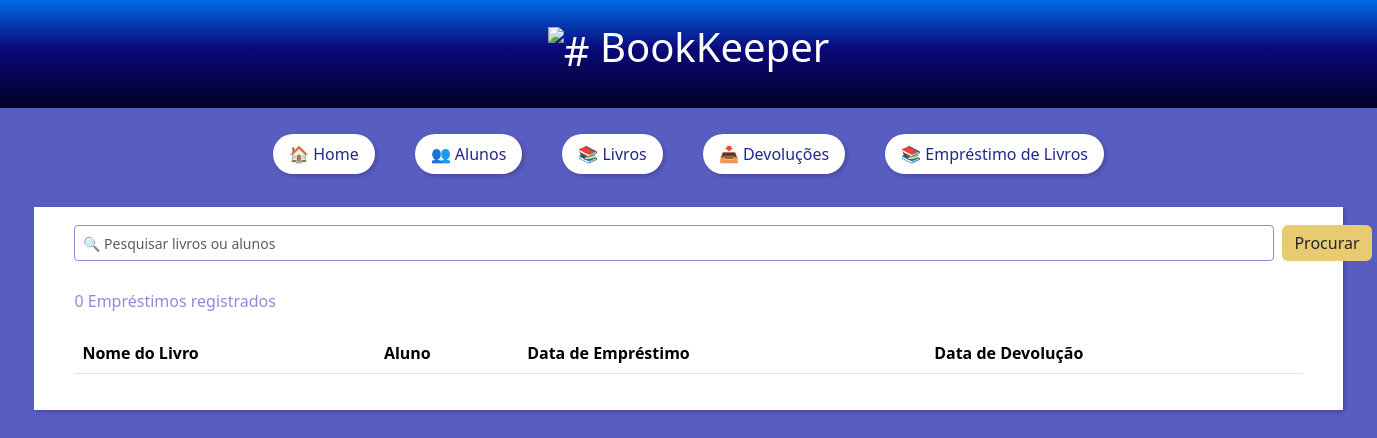
/returns/, run on an earlier commit of the app's database.
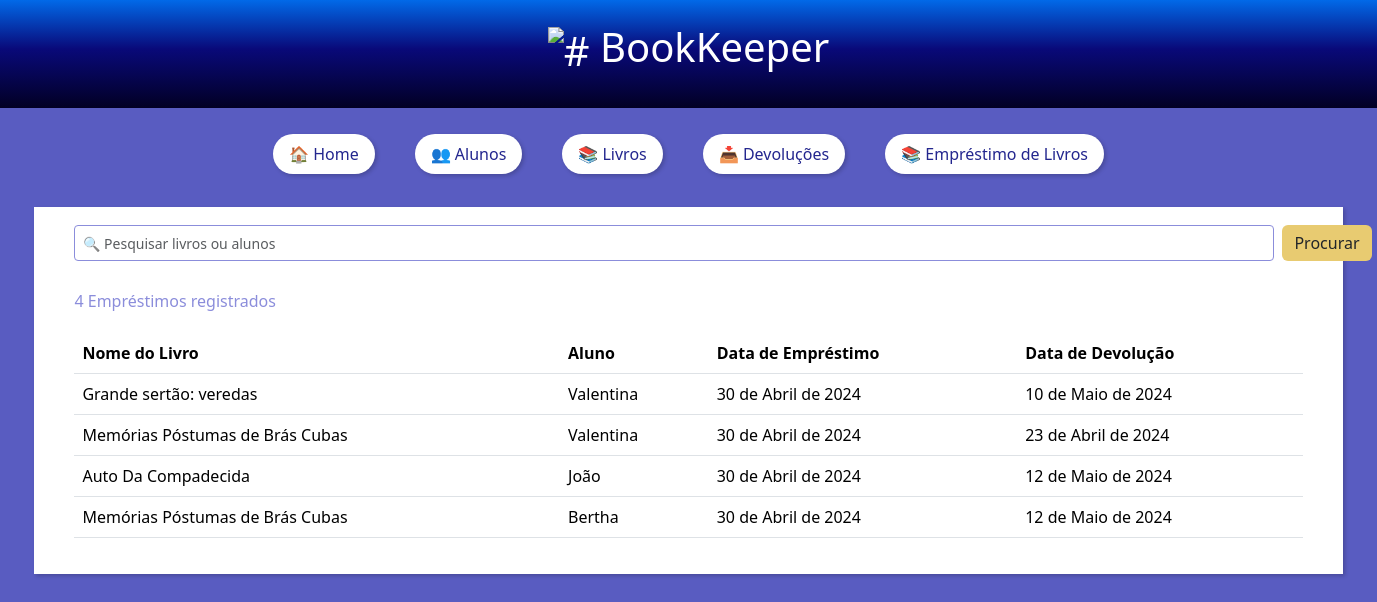
And on a later commit of the database.
### biblioteca_app/models.py (models this page shows, shortened)
class Loan(models.Model):
    book = models.ForeignKey('Book', on_delete=models.CASCADE)
    reader = models.ForeignKey('Reader', on_delete=models.CASCADE)
    date_borrowed = models.DateField(auto_now_add=True)
    date_returned = models.DateField(null=True, blank=True)

class Book(models.Model):
    book_name = models.CharField(max_length=200, verbose_name="Nome do Livro")
    author = models.CharField(max_length=200, verbose_name="Autor")
    isbn = models.CharField(max_length=20, verbose_name="ISBN")
    borrowed = models.BooleanField(default=False, verbose_name="Emprestado")
    class Meta:
        verbose_name = "Livro"
        verbose_name_plural = "Livros"

class Reader(models.Model):
    reference_id = models.CharField(max_length=200, verbose_name="RA Aluno")
    reader_name = models.CharField(max_length=200, verbose_name="Nome do Aluno")
    reader_contact = models.CharField(max_length=200, verbose_name="Contato do Aluno")
    grade_year = models.CharField(max_length=200, verbose_name="Ano de Ensino")
    active = models.BooleanField(default=True)
    class Meta:
        verbose_name = "Leitor"
        verbose_name_plural = "Leitores"

### biblioteca_app/views.py (the view)
# urls.py: path('returns/', view_loans, name='returns'),
def view_loans(request):
    print("Acessando a view view_loans")
    loans = Loan.objects.all()
    print("Empréstimos recuperados:", loans)
    return render(request, 'returns.html', {'loans': loans})

### biblioteca_app/templates/returns.html (shortened to what this page needs)
<!DOCTYPE html>
{% extends "index.html" %}
{% load static %}
{% block main_content %}
<div id="search_css">
    <nav class="navbar bg-body-light">
        <form id="search-form" class="d-flex" role="search">
            <input id="search-input" class="form-control form-control-sm me-2 col-md-10" style="width: 1200px; border-style: solid; border-color: #8B8DDB;" type="search" placeholder="🔍 Pesquisar livros ou alunos" aria-label="Search">
            <button id="btnsearch_css" class="btn" type="submit">Procurar</button>
        </form>
    </nav>
    <div class="col-md-12">
        <div  style="margin-top: 20px;">
            <p style="color: #8B8DDB">{{ loans|length }} Empréstimos registrados</p>
        </div>
        <div  style="margin-top: 20px;">
            <table class="table table-hover" id="loanTable">
                <thead>
                    <tr>
                        <th>Nome do Livro</th>
                        <th>Aluno</th>
                        <th>Data de Empréstimo</th>
                        <th>Data de Devolução</th>
                    </tr>
                </thead>
                <tbody>
                    {% for loan in loans %}
                    <tr>
                        <td>{{ loan.book.book_name }}</td>
                        <td>{{ loan.reader.reader_name }}</td>
                        <td>{{ loan.date_borrowed }}</td>
                        <td>{{ loan.date_returned }}</td>
                    </tr>
                    {% endfor %}
                </tbody>
            </table>
        </div>
    </div>
</div>
{% endblock %}

### biblioteca_app/templates/index.html (shortened to what this page needs)
<!doctype html>
<html lang="pt-br">
{% load static %}
<head>
    <link href="https://cdn.jsdelivr.net/npm/bootstrap@5.3.3/dist/css/bootstrap.min.css" rel="stylesheet">
</head>
<body>
<nav class="navbar navbar-expand-lg navbar-dark" style="background: rgb(2,0,36); background: linear-gradient(360deg, rgba(2,0,36,1) 0%, rgb(9, 9, 121) 50%, rgba(0,125,255,1) 100%);">
    <div class="container-fluid justify-content-center align-items-center">
        <a class="navbar-brand lb-1 h3" href="#">
            <img src="https://i.imgur.com/jzDTvb7.png" alt="#" height='60px'>
            BookKeeper
        </a>
    </div>
</nav>
<div class="container-fluid d-flex justify-content-center align-items-center">
    <ul class="nav">
        <li class="nav-item">
            <a class="nav-link {% if current_tab == 'home' %}active{% endif %}" href="/home">🏠 Home</a>
        </li>
        <li class="nav-item">
            <a class="nav-link {% if current_tab == 'readers' %}active{% endif %}" href="/readers">👥 Alunos</a>
        </li>
        <li class="nav-item">
            <a class="nav-link {% if current_tab == 'books' %}active{% endif %}" href="/books">📚 Livros</a>
        </li>
        <li class="nav-item">
            <a class="nav-link {% if current_tab == 'returns' %}active{% endif %}" href="/returns">📥 Devoluções</a>
        </li>
        <li class="nav-item">
            <a class="nav-link {% if current_tab == 'loan_books' %}active{% endif %}" href="{% url 'loan_books'%}">📚 Empréstimo de Livros</a>
        </li>
    </ul>
</div>
{% block main_content %}
{% endblock %}
</body>
</html>

### biblioteca_app/templates/returns.html (style rules this page uses)
body { background: rgb(89,92,193); }
#btnsearch_css { background-color: #E8CB71; border: none; }
#search_css { background-color: #ffffff; align-items: center; box-shadow: 2px 2px 4px rgba(0, 0, 0, 0.2); padding: 20px 40px; margin: 0.5em 2.5%; width: 95%; box-sizing:border-box; }

### biblioteca_app/templates/index.html (style rules this page uses)
.navbar { margin-top: -10px; }
.navbar-brand { margin: 0.5em 10px; font-size: 40px; }
.nav-item { background-color: #ffffff; border-radius: 25px; border-style: none; margin: 1.6em 20px; box-shadow: 2px 2px 4px rgba(0, 0, 0, 0.2); position: relative; }
.nav-link { color: #23268E; }

What changed in the data, as far as the page shows it:
added Loan: book.book_name "Grande sertão: veredas", reader.reader_name "Valentina", date_borrowed "30 de Abril de 2024", date_returned "10 de Maio de 2024"
added Loan: book.book_name "Memórias Póstumas de Brás Cubas", reader.reader_name "Valentina", date_borrowed "30 de Abril de 2024", date_returned "23 de Abril de 2024"
added Loan: book.book_name "Auto Da Compadecida", reader.reader_name "João", date_borrowed "30 de Abril de 2024", date_returned "12 de Maio de 2024"
added Loan: book.book_name "Memórias Póstumas de Brás Cubas", reader.reader_name "Bertha", date_borrowed "30 de Abril de 2024", date_returned "12 de Maio de 2024"
Also different on the page:
{{ loans|length }}: "0" → "4"
